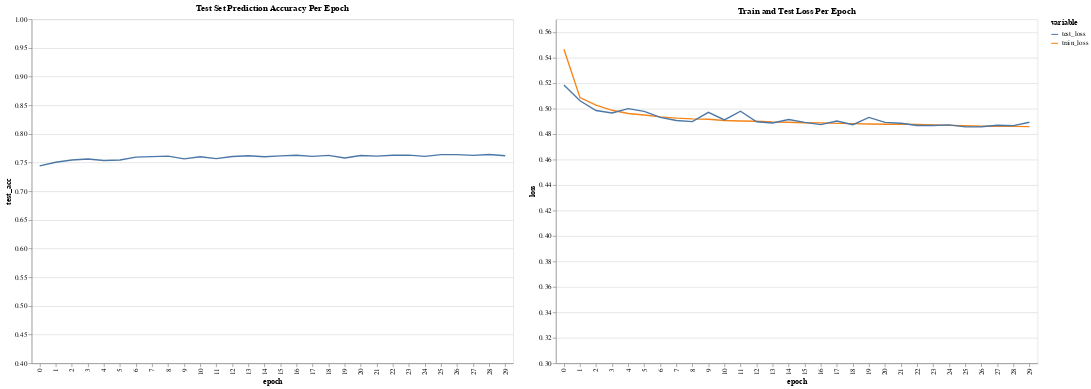

This figure's notebook cell:
### Code cell
make_loss_plot(training_stats_kinetics)

### Figure 1 — Vega specification as saved in the notebook (floating-point values rounded to 4 significant figures)
{"$schema": "https://vega.github.io/schema/vega/v5.json", "data": [{"name": "source_0", "values": [{"epoch": 0, "test_acc": 0.7442}, {"epoch": 1, "test_acc": 0.7506}, {"epoch": 2, "test_acc": 0.7546}, {"epoch": 3, "test_acc": 0.7563}, {"epoch": 4, "test_acc": 0.7537}, {"epoch": 5, "test_acc": 0.7545}, {"epoch": 6, "test_acc": 0.7595}, {"epoch": 7, "test_acc": 0.7605}, {"epoch": 8, "test_acc": 0.7612}, {"epoch": 9, "test_acc": 0.7566}, {"epoch": 10, "test_acc": 0.7603}, {"epoch": 11, "test_acc": 0.7569}, {"epoch": 12, "test_acc": 0.7607}, {"epoch": 13, "test_acc": 0.762}, {"epoch": 14, "test_acc": 0.7601}, {"epoch": 15, "test_acc": 0.7618}, {"epoch": 16, "test_acc": 0.7628}, {"epoch": 17, "test_acc": 0.7608}, {"epoch": 18, "test_acc": 0.7625}, {"epoch": 19, "test_acc": 0.758}, {"epoch": 20, "test_acc": 0.7623}, {"epoch": 21, "test_acc": 0.7613}, {"epoch": 22, "test_acc": 0.7628}, {"epoch": 23, "test_acc": 0.7631}, {"epoch": 24, "test_acc": 0.761}, {"epoch": 25, "test_acc": 0.764}, {"epoch": 26, "test_acc": 0.764}, {"epoch": 27, "test_acc": 0.7626}, {"epoch": 28, "test_acc": 0.7641}, {"epoch": 29, "test_acc": 0.7619}]}, {"name": "source_1", "values": [{"epoch": 0, "variable": "train_loss", "loss": 0.5465}, {"epoch": 1, "variable": "train_loss", "loss": 0.5085}, {"epoch": 2, "variable": "train_loss", "loss": 0.5026}, {"epoch": 3, "variable": "train_loss", "loss": 0.4986}, {"epoch": 4, "variable": "train_loss", "loss": 0.496}, {"epoch": 5, "variable": "train_loss", "loss": 0.4949}, {"epoch": 6, "variable": "train_loss", "loss": 0.4934}, {"epoch": 7, "variable": "train_loss", "loss": 0.4924}, {"epoch": 8, "variable": "train_loss", "loss": 0.4918}, {"epoch": 9, "variable": "train_loss", "loss": 0.4915}, {"epoch": 10, "variable": "train_loss", "loss": 0.4905}, {"epoch": 11, "variable": "train_loss", "loss": 0.4901}, {"epoch": 12, "variable": "train_loss", "loss": 0.4899}, {"epoch": 13, "variable": "train_loss", "loss": 0.4893}, {"epoch": 14, "variable": "train_loss", "loss": 0.4891}, {"epoch": 15, "variable": "train_loss", "loss": 0.4888}, {"epoch": 16, "variable": "train_loss", "loss": 0.4887}, {"epoch": 17, "variable": "train_loss", "loss": 0.4883}, {"epoch": 18, "variable": "train_loss", "loss": 0.4881}, {"epoch": 19, "variable": "train_loss", "loss": 0.4878}, {"epoch": 20, "variable": "train_loss", "loss": 0.4876}, {"epoch": 21, "variable": "train_loss", "loss": 0.4877}, {"epoch": 22, "variable": "train_loss", "loss": 0.4874}, {"epoch": 23, "variable": "train_loss", "loss": 0.487}, {"epoch": 24, "variable": "train_loss", "loss": 0.4867}, {"epoch": 25, "variable": "train_loss", "loss": 0.4864}, {"epoch": 26, "variable": "train_loss", "loss": 0.4861}, {"epoch": 27, "variable": "train_loss", "loss": 0.486}, {"epoch": 28, "variable": "train_loss", "loss": 0.4859}, {"epoch": 29, "variable": "train_loss", "loss": 0.4858}, {"epoch": 0, "variable": "test_loss", "loss": 0.5184}, {"epoch": 1, "variable": "test_loss", "loss": 0.506}, {"epoch": 2, "variable": "test_loss", "loss": 0.4983}, {"epoch": 3, "variable": "test_loss", "loss": 0.4964}, {"epoch": 4, "variable": "test_loss", "loss": 0.4999}, {"epoch": 5, "variable": "test_loss", "loss": 0.4977}, {"epoch": 6, "variable": "test_loss", "loss": 0.493}, {"epoch": 7, "variable": "test_loss", "loss": 0.4906}, {"epoch": 8, "variable": "test_loss", "loss": 0.4897}, {"epoch": 9, "variable": "test_loss", "loss": 0.497}, {"epoch": 10, "variable": "test_loss", "loss": 0.491}, {"epoch": 11, "variable": "test_loss", "loss": 0.4978}, {"epoch": 12, "variable": "test_loss", "loss": 0.4896}, {"epoch": 13, "variable": "test_loss", "loss": 0.4886}, {"epoch": 14, "variable": "test_loss", "loss": 0.4913}, {"epoch": 15, "variable": "test_loss", "loss": 0.4891}, {"epoch": 16, "variable": "test_loss", "loss": 0.4873}, {"epoch": 17, "variable": "test_loss", "loss": 0.4902}, {"epoch": 18, "variable": "test_loss", "loss": 0.4872}, {"epoch": 19, "variable": "test_loss", "loss": 0.493}, {"epoch": 20, "variable": "test_loss", "loss": 0.489}, {"epoch": 21, "variable": "test_loss", "loss": 0.4884}, {"epoch": 22, "variable": "test_loss", "loss": 0.4867}, {"epoch": 23, "variable": "test_loss", "loss": 0.4867}, {"epoch": 24, "variable": "test_loss", "loss": 0.4871}, {"epoch": 25, "variable": "test_loss", "loss": 0.4856}, {"epoch": 26, "variable": "test_loss", "loss": 0.4856}, {"epoch": 27, "variable": "test_loss", "loss": 0.4868}, {"epoch": 28, "variable": "test_loss", "loss": 0.4866}, {"epoch": 29, "variable": "test_loss", "loss": 0.4892}]}, {"name": "source_1_color_domain_variable", "values": [{"variable": "train_loss"}, {"variable": "test_loss"}]}, {"name": "source_0_concat_0_x_domain_epoch", "values": [{"epoch": 0}, {"epoch": 1}, {"epoch": 2}, {"epoch": 3}, {"epoch": 4}, {"epoch": 5}, {"epoch": 6}, {"epoch": 7}, {"epoch": 8}, {"epoch": 9}, {"epoch": 10}, {"epoch": 11}, {"epoch": 12}, {"epoch": 13}, {"epoch": 14}, {"epoch": 15}, {"epoch": 16}, {"epoch": 17}, {"epoch": 18}, {"epoch": 19}, {"epoch": 20}, {"epoch": 21}, {"epoch": 22}, {"epoch": 23}, {"epoch": 24}, {"epoch": 25}, {"epoch": 26}, {"epoch": 27}, {"epoch": 28}, {"epoch": 29}]}, {"name": "source_1_concat_1_x_domain_epoch", "values": [{"epoch": 0}, {"epoch": 1}, {"epoch": 2}, {"epoch": 3}, {"epoch": 4}, {"epoch": 5}, {"epoch": 6}, {"epoch": 7}, {"epoch": 8}, {"epoch": 9}, {"epoch": 10}, {"epoch": 11}, {"epoch": 12}, {"epoch": 13}, {"epoch": 14}, {"epoch": 15}, {"epoch": 16}, {"epoch": 17}, {"epoch": 18}, {"epoch": 19}, {"epoch": 20}, {"epoch": 21}, {"epoch": 22}, {"epoch": 23}, {"epoch": 24}, {"epoch": 25}, {"epoch": 26}, {"epoch": 27}, {"epoch": 28}, {"epoch": 29}]}], "signals": [{"name": "childWidth", "value": 700}], "marks": [{"type": "group", "name": "concat_0_group", "encode": {"update": {"width": {"signal": "childWidth"}, "height": {"signal": "height"}}}, "marks": [{"type": "line", "name": "concat_0_marks", "from": {"data": "source_0"}, "sort": {"field": "x"}, "encode": {"update": {"y": {"field": "test_acc", "scale": "concat_0_y"}, "x": {"field": "epoch", "scale": "concat_0_x"}, "defined": {"signal": "isValid(datum[\"test_acc\"]) && isFinite(+datum[\"test_acc\"])"}, "stroke": {"value": "#4c78a8"}}}, "style": ["line"]}], "axes": [{"scale": "concat_0_y", "domain": false, "labels": false, "minExtent": 0, "ticks": false, "orient": "left", "grid": true, "aria": false, "maxExtent": 0, "gridScale": "concat_0_x", "tickCount": {"signal": "ceil(height/40)"}, "zindex": 0}, {"scale": "concat_0_x", "labelBaseline": "middle", "zindex": 0, "title": "epoch", "grid": false, "orient": "bottom", "labelAngle": 270, "labelAlign": "right"}, {"scale": "concat_0_y", "title": "test_acc", "tickCount": {"signal": "ceil(height/40)"}, "zindex": 0, "orient": "left", "grid": false, "labelOverlap": true}], "title": {"text": "Test Set Prediction Accuracy Per Epoch", "frame": "group"}, "style": "cell"}, {"type": "group", "name": "concat_1_group", "encode": {"update": {"width": {"signal": "childWidth"}, "height": {"signal": "height"}}}, "marks": [{"type": "group", "name": "concat_1_pathgroup", "from": {"facet": {"data": "source_1", "name": "faceted_path_concat_1_main", "groupby": ["variable"]}}, "encode": {"update": {"width": {"field": {"signal": null, "datum": null, "group": "width", "parent": null}}, "height": {"field": {"signal": null, "datum": null, "group": "height", "parent": null}}}}, "marks": [{"type": "line", "name": "concat_1_marks", "from": {"data": "faceted_path_concat_1_main"}, "sort": {"field": "x"}, "encode": {"update": {"y": {"field": "loss", "scale": "concat_1_y"}, "stroke": {"field": "variable", "scale": "color"}, "defined": {"signal": "isValid(datum[\"loss\"]) && isFinite(+datum[\"loss\"])"}, "x": {"field": "epoch", "scale": "concat_1_x"}}}, "style": ["line"]}]}], "axes": [{"scale": "concat_1_y", "labels": false, "tickCount": {"signal": "ceil(height/40)"}, "maxExtent": 0, "ticks": false, "zindex": 0, "minExtent": 0, "orient": "left", "aria": false, "gridScale": "concat_1_x", "grid": true, "domain": false}, {"scale": "concat_1_x", "labelAlign": "right", "orient": "bottom", "labelAngle": 270, "title": "epoch", "grid": false, "labelBaseline": "middle", "zindex": 0}, {"scale": "concat_1_y", "zindex": 0, "grid": false, "labelOverlap": true, "orient": "left", "title": "loss", "tickCount": {"signal": "ceil(height/40)"}}], "title": {"text": "Train and Test Loss Per Epoch", "frame": "group"}, "style": "cell"}], "scales": [{"name": "color", "type": "ordinal", "domain": {"data": "source_1_color_domain_variable", "field": "variable", "sort": true}, "range": "category"}, {"name": "concat_0_x", "type": "point", "domain": {"data": "source_0_concat_0_x_domain_epoch", "field": "epoch", "sort": true}, "range": [0, {"signal": "childWidth"}], "padding": 0.5}, {"name": "concat_0_y", "type": "linear", "domain": [0.4, 1], "range": [{"signal": "height"}, 0], "zero": false}, {"name": "concat_1_x", "type": "point", "domain": {"data": "source_1_concat_1_x_domain_epoch", "field": "epoch", "sort": true}, "range": [0, {"signal": "childWidth"}], "padding": 0.5}, {"name": "concat_1_y", "type": "linear", "domain": [0.3, 0.57], "range": [{"signal": "height"}, 0], "zero": false}], "padding": 5, "legends": [{"stroke": "color", "symbolType": "stroke", "title": "variable"}], "layout": {"padding": 20, "bounds": "full", "align": "each"}, "background": "white", "height": 500}
